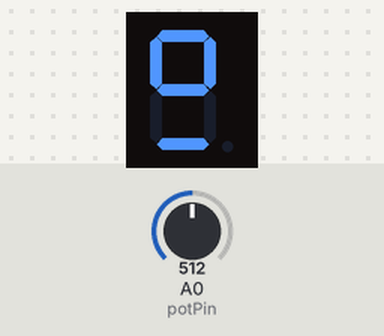
The sketch below on a simulated Arduino Uno, built with avr-gcc and run on an emulated ATmega328P. On the bench: 1-digit seven-segment display. Wiring (inferred from the names in the program): 1-digit 7-segment display, segments lit when LOW: segments pin 2, pin 3, pin 4, pin 5, pin 6, pin 7, pin 8, pin 9. Inputs (shaded band) come from the test bench; at power-on: A0 (potPin) = 512. The segment pins are drawn as the display they are named for.

Above: at 1.2 s.
1.3 s: A0 (potPin) set to 517
At 2.1 s:
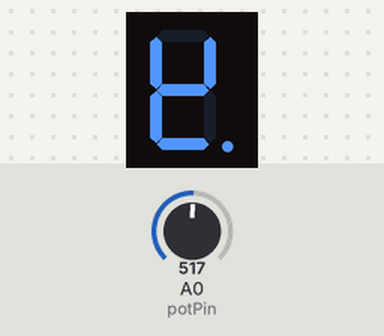
2.8 s: A0 (potPin) set to 716
At 3.4 s:
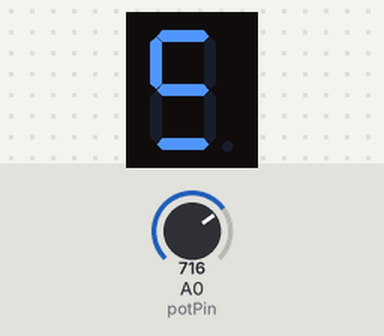
4.3 s: A0 (potPin) set to 724
At 4.8 s:
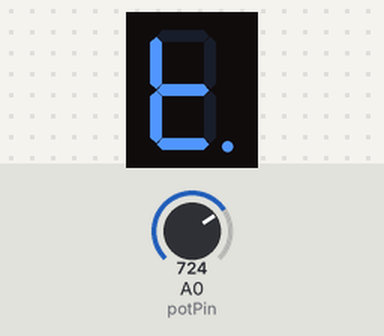
5.8 s: A0 (potPin) set to 900
At 6.2 s:
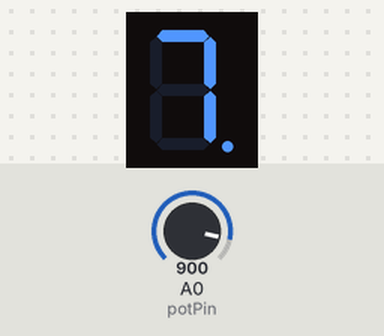
7.3 s: A0 (potPin) set to 898
At 8.5 s:
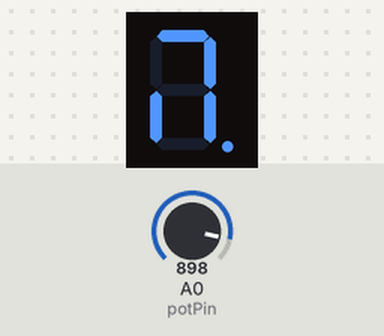
8.8 s: A0 (potPin) set to 122
At 10.1 s:
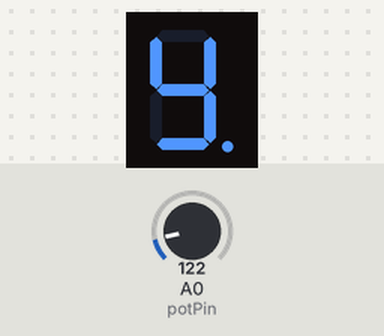
Timing chart, 0 to 11.3 s (numbered marks = the images above; inputs shaded):
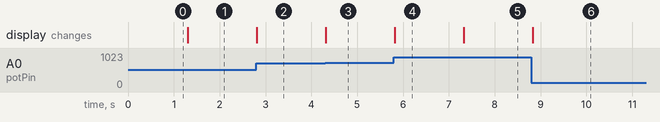

The sketch:

r3_softwaretask1_ernestineho1.ino
```cpp
/*
         _4_
       3|   |5
        |_2_|
       6|   |8
        |_7_|.
              9
      */

int num, count;
int potPin = A0; // set potentiometer input pin
int potVal;
const int A=2;
const int B=3;
const int C=4;
const int D=5;
const int E=6;
const int F=7;
const int G=8;
const int H=9;

// set pin 2 - 9 to output and potPin to input
// A - D == left decoder
// E - h == right decoder
void setup() {
  pinMode(potPin, INPUT);
  pinMode(A, OUTPUT);
  pinMode(B, OUTPUT);
  pinMode(C, OUTPUT);
  pinMode(D, OUTPUT);
  pinMode(E, OUTPUT);
  pinMode(F, OUTPUT);
  pinMode(G, OUTPUT);
  pinMode(H, OUTPUT);
}

// take the number in the tens place and output the corresponding number based on num
void dispTens(int tens){
  if (tens == 0) {
    digitalWrite(A, 0);
    digitalWrite(B, 0);
    digitalWrite(C, 0);
    digitalWrite(D, 0);
  } else if (tens == 1) {
    digitalWrite(A, 1);
    digitalWrite(B, 0);
    digitalWrite(C, 0);
    digitalWrite(D, 0);
  } else if (tens == 2) {
    digitalWrite(A, 0);
    digitalWrite(B, 1);
    digitalWrite(C, 0);
    digitalWrite(D, 0);
  } else if (tens == 3) {
    digitalWrite(A, 1);
    digitalWrite(B, 1);
    digitalWrite(C, 0);
    digitalWrite(D, 0);
  } else if (tens == 4) {
    digitalWrite(A, 0);
    digitalWrite(B, 0);
    digitalWrite(C, 1);
    digitalWrite(D, 0);
  } else if (tens == 5) {
    digitalWrite(A, 1);
    digitalWrite(B, 0);
    digitalWrite(C, 1);
    digitalWrite(D, 0);
  } else if (tens == 6) {
    digitalWrite(A, 0);
    digitalWrite(B, 1);
    digitalWrite(C, 1);
    digitalWrite(D, 0);
  } else if (tens == 7) {
    digitalWrite(A, 1);
    digitalWrite(B, 1);
    digitalWrite(C, 1);
    digitalWrite(D, 0);
  } else if (tens == 8) {
    digitalWrite(A, 0);
    digitalWrite(B, 0);
    digitalWrite(C, 0);
    digitalWrite(D, 1);
  } else if (tens == 9) {
    digitalWrite(A, 1);
    digitalWrite(B, 0);
    digitalWrite(C, 0);
    digitalWrite(D, 1);
  }
}

// take the number in the ones place and output the corresponding number based on num
void dispOnes(int ones){
  if (ones == 0) {
    digitalWrite(E, 0);
    digitalWrite(F, 0);
    digitalWrite(G, 0);
    digitalWrite(H, 0);
  } else if (ones == 1) {
    digitalWrite(E, 1);
    digitalWrite(F, 0);
    digitalWrite(G, 0);
    digitalWrite(H, 0);
  } else if (ones == 2) {
    digitalWrite(E, 0);
    digitalWrite(F, 1);
    digitalWrite(G, 0);
    digitalWrite(H, 0);
  } else if (ones == 3) {
    digitalWrite(E, 1);
    digitalWrite(F, 1);
    digitalWrite(G, 0);
    digitalWrite(H, 0);
  } else if (ones == 4) {
    digitalWrite(E, 0);
    digitalWrite(F, 0);
    digitalWrite(G, 1);
    digitalWrite(H, 0);
  } else if (ones == 5) {
    digitalWrite(E, 1);
    digitalWrite(F, 0);
    digitalWrite(G, 1);
    digitalWrite(H, 0);
  } else if (ones == 6) {
    digitalWrite(E, 0);
    digitalWrite(F, 1);
    digitalWrite(G, 1);
    digitalWrite(H, 0);
  } else if (ones == 7) {
    digitalWrite(E, 1);
    digitalWrite(F, 1);
    digitalWrite(G, 1);
    digitalWrite(H, 0);
  } else if (ones == 8) {
    digitalWrite(E, 0);
    digitalWrite(F, 0);
    digitalWrite(G, 0);
    digitalWrite(H, 1);
  } else if (ones == 9) {
    digitalWrite(E, 1);
    digitalWrite(F, 0);
    digitalWrite(G, 0);
    digitalWrite(H, 1);
  }

}

// if poteniometer num = certain num, call display num function
void loop(){
  int tens, ones;

  potVal = analogRead(potPin); // read potiometer value
  num = map(potVal, 0, 1023, 0, 99); // remap potVal from 0 - 1023 to 0 - 99
  tens = num / 10;
  ones = num % 10;
  dispTens(tens);
  dispOnes(ones);

  Serial.println(potVal);
  delay(100);
}
```

Measured:
- the behaviour switches between 516 and 517 on A0 (potPin) (found by bisection; images 0 and 1)
- the behaviour switches between 723 and 724 on A0 (potPin) (found by bisection; images 2 and 3)
- the behaviour switches between 899 and 898 on A0 (potPin) (found by bisection; images 4 and 5)
- after the input at 1.3 s, the display: changes at once (image 1)
- after the input at 2.8 s, the display: changes at once (image 2)
- after the input at 4.3 s, the display: changes at once (image 3)
- after the input at 5.8 s, the display: changes at once (image 4)
- after the input at 7.3 s, the display: changes at once (image 5)
- after the input at 8.8 s, the display: changes at once (image 6)
